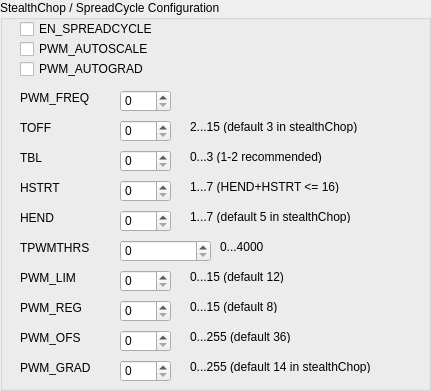
      <widget class="QGroupBox" name="groupBox_2">
       <property name="geometry">
        <rect>
         <x>20</x>
         <y>170</y>
         <width>431</width>
         <height>391</height>
        </rect>
       </property>
       <property name="title">
        <string>StealthChop / SpreadCycle Configuration</string>
       </property>
       <widget class="QCheckBox" name="EN_SPREADCYCLE_checkBox">
        <property name="geometry">
         <rect>
          <x>20</x>
          <y>20</y>
          <width>150</width>
          <height>18</height>
         </rect>
        </property>
        <property name="text">
         <string>EN_SPREADCYCLE</string>
        </property>
       </widget>
       <widget class="QCheckBox" name="PWM_AUTOSCALE_checkBox">
        <property name="geometry">
         <rect>
          <x>20</x>
          <y>40</y>
          <width>150</width>
          <height>18</height>
         </rect>
        </property>
        <property name="text">
         <string>PWM_AUTOSCALE</string>
        </property>
       </widget>
       <widget class="QCheckBox" name="PWM_AUTOGRAD_checkBox">
        <property name="geometry">
         <rect>
          <x>20</x>
          <y>60</y>
          <width>150</width>
          <height>18</height>
         </rect>
        </property>
        <property name="text">
         <string>PWM_AUTOGRAD</string>
        </property>
       </widget>
       <widget class="QLabel" name="label_3">
        <property name="geometry">
         <rect>
          <x>20</x>
          <y>90</y>
          <width>81</width>
          <height>16</height>
         </rect>
        </property>
        <property name="text">
         <string>PWM_FREQ</string>
        </property>
       </widget>
       <widget class="QSpinBox" name="TOFF_spinBox">
        <property name="geometry">
         <rect>
          <x>120</x>
          <y>120</y>
          <width>51</width>
          <height>22</height>
         </rect>
        </property>
        <property name="maximum">
         <number>15</number>
        </property>
        <property name="value">
         <number>0</number>
        </property>
       </widget>
       <widget class="QLabel" name="label_4">
        <property name="geometry">
         <rect>
          <x>20</x>
          <y>120</y>
          <width>81</width>
          <height>16</height>
         </rect>
        </property>
        <property name="text">
         <string>TOFF</string>
        </property>
       </widget>
       <widget class="QSpinBox" name="TBL_spinBox">
        <property name="geometry">
         <rect>
          <x>120</x>
          <y>150</y>
          <width>51</width>
          <height>22</height>
         </rect>
        </property>
        <property name="maximum">
         <number>3</number>
        </property>
        <property name="value">
         <number>0</number>
        </property>
       </widget>
       <widget class="QLabel" name="label_7">
        <property name="geometry">
         <rect>
          <x>20</x>
          <y>150</y>
          <width>81</width>
          <height>16</height>
         </rect>
        </property>
        <property name="text">
         <string>TBL</string>
        </property>
       </widget>
       <widget class="QLabel" name="label_8">
        <property name="geometry">
         <rect>
          <x>20</x>
          <y>180</y>
          <width>81</width>
          <height>16</height>
         </rect>
        </property>
        <property name="text">
         <string>HSTRT</string>
        </property>
       </widget>
       <widget class="QSpinBox" name="HSTRT_spinBox">
        <property name="geometry">
         <rect>
          <x>120</x>
          <y>180</y>
          <width>51</width>
          <height>22</height>
         </rect>
        </property>
        <property name="maximum">
         <number>7</number>
        </property>
        <property name="value">
         <number>0</number>
        </property>
       </widget>
       <widget class="QLabel" name="label_9">
        <property name="geometry">
         <rect>
          <x>20</x>
          <y>210</y>
          <width>81</width>
          <height>16</height>
         </rect>
        </property>
        <property name="text">
         <string>HEND</string>
        </property>
       </widget>
       <widget class="QSpinBox" name="HEND_spinBox">
        <property name="geometry">
         <rect>
          <x>120</x>
          <y>210</y>
          <width>51</width>
          <height>22</height>
         </rect>
        </property>
        <property name="maximum">
         <number>15</number>
        </property>
        <property name="value">
         <number>0</number>
        </property>
       </widget>
       <widget class="QLabel" name="label_10">
        <property name="geometry">
         <rect>
          <x>20</x>
          <y>240</y>
          <width>81</width>
          <height>16</height>
         </rect>
        </property>
        <property name="text">
         <string>TPWMTHRS</string>
        </property>
       </widget>
       <widget class="QLabel" name="label_11">
        <property name="geometry">
         <rect>
          <x>20</x>
          <y>270</y>
          <width>81</width>
          <height>16</height>
         </rect>
        </property>
        <property name="text">
         <string>PWM_LIM</string>
        </property>
       </widget>
       <widget class="QSpinBox" name="PWM_LIM_spinBox">
        <property name="geometry">
         <rect>
          <x>120</x>
          <y>270</y>
          <width>51</width>
          <height>22</height>
         </rect>
        </property>
        <property name="maximum">
         <number>15</number>
        </property>
        <property name="value">
         <number>0</number>
        </property>
       </widget>
       <widget class="QSpinBox" name="PWM_FREQ_spinBox">
        <property name="geometry">
         <rect>
          <x>120</x>
          <y>90</y>
          <width>51</width>
          <height>22</height>
         </rect>
        </property>
        <property name="maximum">
         <number>3</number>
        </property>
        <property name="value">
         <number>0</number>
        </property>
       </widget>
       <widget class="QLabel" name="PWM_FREQ_Label">
        <property name="geometry">
         <rect>
          <x>190</x>
          <y>90</y>
          <width>211</width>
          <height>16</height>
         </rect>
        </property>
        <property name="text">
         <string/>
        </property>
       </widget>
       <widget class="QLabel" name="label_12">
        <property name="geometry">
         <rect>
          <x>190</x>
          <y>120</y>
          <width>200</width>
          <height>13</height>
         </rect>
        </property>
        <property name="text">
         <string>2...15 (default 3 in stealthChop)</string>
        </property>
       </widget>
       <widget class="QLabel" name="label_13">
        <property name="geometry">
         <rect>
          <x>190</x>
          <y>150</y>
          <width>200</width>
          <height>13</height>
         </rect>
        </property>
        <property name="text">
         <string>0...3 (1-2 recommended)</string>
        </property>
       </widget>
       <widget class="QLabel" name="label_14">
        <property name="geometry">
         <rect>
          <x>190</x>
          <y>180</y>
          <width>200</width>
          <height>13</height>
         </rect>
        </property>
        <property name="text">
         <string>1...7 (HEND+HSTRT &lt;= 16)</string>
        </property>
       </widget>
       <widget class="QLabel" name="label_15">
        <property name="geometry">
         <rect>
          <x>190</x>
          <y>210</y>
          <width>200</width>
          <height>13</height>
         </rect>
        </property>
        <property name="text">
         <string>1...7 (default 5 in stealthChop)</string>
        </property>
       </widget>
       <widget class="QSpinBox" name="TPWMTHRS_spinBox">
        <property name="geometry">
         <rect>
          <x>120</x>
          <y>240</y>
          <width>91</width>
          <height>22</height>
         </rect>
        </property>
        <property name="maximum">
         <number>1048575</number>
        </property>
        <property name="singleStep">
         <number>1</number>
        </property>
       </widget>
       <widget class="QLabel" name="label_16">
        <property name="geometry">
         <rect>
          <x>190</x>
          <y>270</y>
          <width>200</width>
          <height>13</height>
         </rect>
        </property>
        <property name="text">
         <string>0...15 (default 12)</string>
        </property>
       </widget>
       <widget class="QLabel" name="label_19">
        <property name="geometry">
         <rect>
          <x>220</x>
          <y>240</y>
          <width>50</width>
          <height>13</height>
         </rect>
        </property>
        <property name="text">
         <string>0...4000</string>
        </property>
       </widget>
       <widget class="QLabel" name="label_20">
        <property name="geometry">
         <rect>
          <x>20</x>
          <y>300</y>
          <width>81</width>
          <height>16</height>
         </rect>
        </property>
        <property name="text">
         <string>PWM_REG</string>
        </property>
       </widget>
       <widget class="QLabel" name="label_21">
        <property name="geometry">
         <rect>
          <x>20</x>
          <y>330</y>
          <width>81</width>
          <height>16</height>
         </rect>
        </property>
        <property name="text">
         <string>PWM_OFS</string>
        </property>
       </widget>
       <widget class="QLabel" name="label_22">
        <property name="geometry">
         <rect>
          <x>20</x>
          <y>360</y>
          <width>81</width>
          <height>16</height>
         </rect>
        </property>
        <property name="text">
         <string>PWM_GRAD</string>
        </property>
       </widget>
       <widget class="QSpinBox" name="PWM_REG_spinBox">
        <property name="geometry">
         <rect>
          <x>120</x>
          <y>300</y>
          <width>51</width>
          <height>22</height>
         </rect>
        </property>
        <property name="maximum">
         <number>15</number>
        </property>
        <property name="value">
         <number>0</number>
        </property>
       </widget>
       <widget class="QSpinBox" name="PWM_GRAD_spinBox">
        <property name="geometry">
         <rect>
          <x>120</x>
          <y>360</y>
          <width>51</width>
          <height>22</height>
         </rect>
        </property>
        <property name="maximum">
         <number>255</number>
        </property>
        <property name="value">
         <number>0</number>
        </property>
       </widget>
       <widget class="QLabel" name="label_23">
        <property name="geometry">
         <rect>
          <x>190</x>
          <y>300</y>
          <width>200</width>
          <height>13</height>
         </rect>
        </property>
        <property name="text">
         <string>0...15 (default 8)</string>
        </property>
       </widget>
       <widget class="QSpinBox" name="PWM_OFS_spinBox">
        <property name="geometry">
         <rect>
          <x>120</x>
          <y>330</y>
          <width>51</width>
          <height>22</height>
         </rect>
        </property>
        <property name="maximum">
         <number>255</number>
        </property>
       </widget>
       <widget class="QLabel" name="label_24">
        <property name="geometry">
         <rect>
          <x>190</x>
          <y>330</y>
          <width>200</width>
          <height>13</height>
         </rect>
        </property>
        <property name="text">
         <string>0...255 (default 36)</string>
        </property>
       </widget>
       <widget class="QLabel" name="label_25">
        <property name="geometry">
         <rect>
          <x>190</x>
          <y>360</y>
          <width>200</width>
          <height>13</height>
         </rect>
        </property>
        <property name="text">
         <string>0...255 (default 14 in stealthChop)</string>
        </property>
       </widget>
      </widget>
